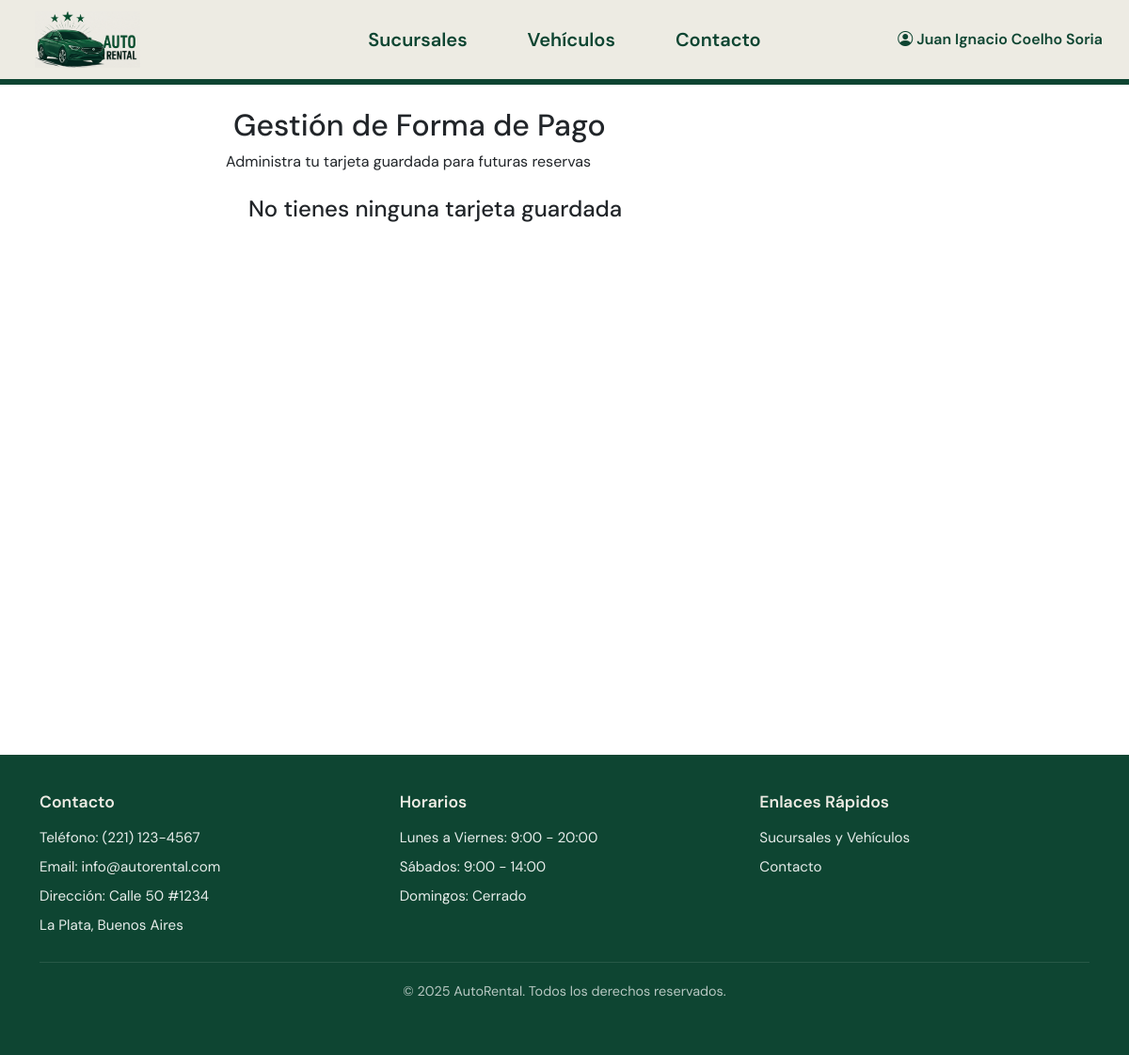
The page /usuarios/forma-pago/ (signed in) on the database as committed earlier.
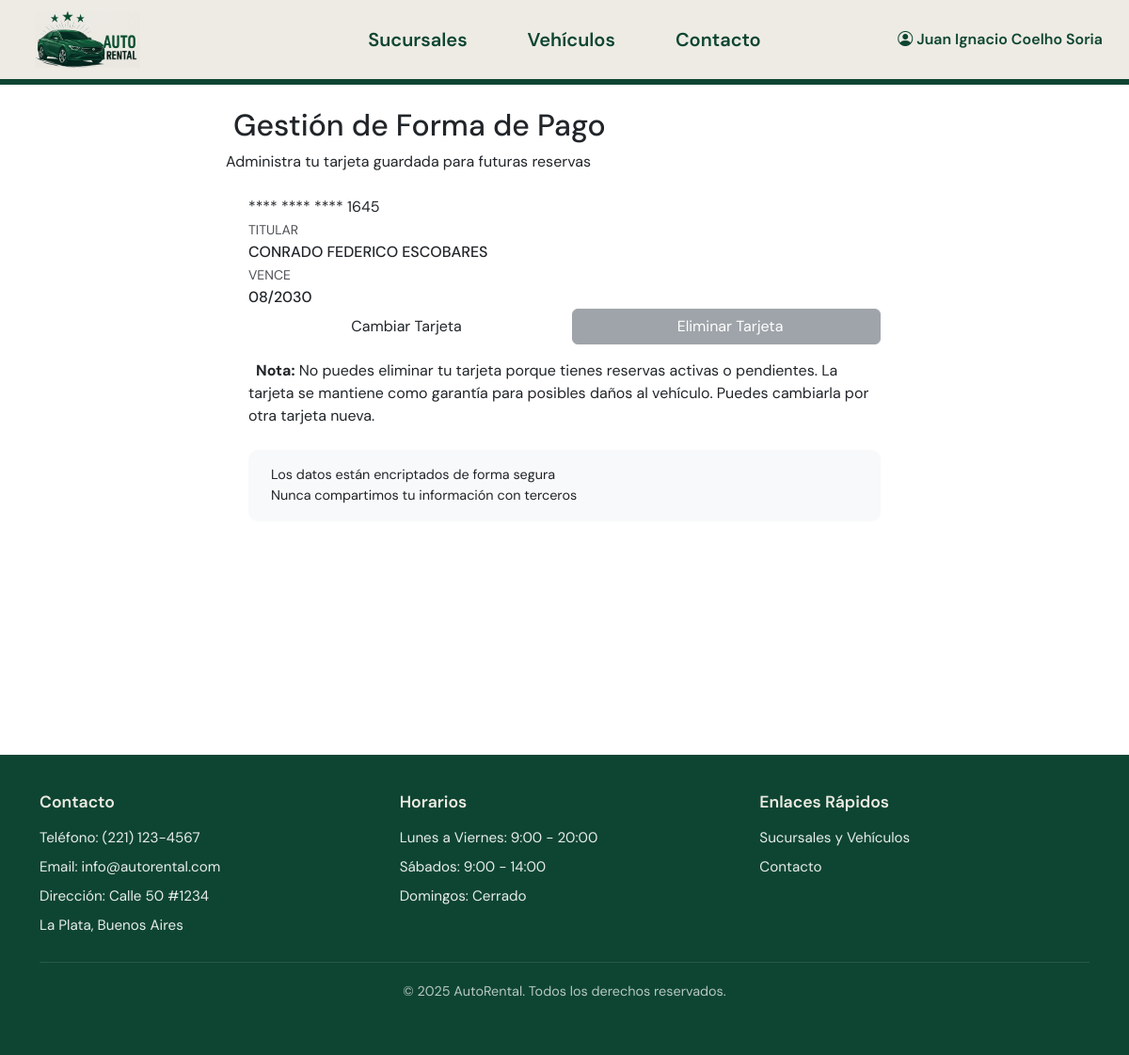
The same page on the database as committed later.
### usuarios/models.py (models this page shows, shortened)
class TarjetaGuardada(models.Model):
    usuario = models.OneToOneField(
        Usuario,
        on_delete=models.CASCADE,
        related_name='tarjeta_guardada'
    )
    nombre_titular = models.CharField(max_length=100)
    ultimos_4_digitos = models.CharField(max_length=4)
    mes_vencimiento = models.PositiveIntegerField()
    ano_vencimiento = models.PositiveIntegerField()
    fecha_creacion = models.DateTimeField(auto_now_add=True)
    fecha_actualizacion = models.DateTimeField(auto_now=True)
    numero_encriptado = models.TextField()
    @property
    def esta_vencida(self):
        from datetime import date
        hoy = date.today()
        fecha_vencimiento = date(self.ano_vencimiento, self.mes_vencimiento, 1)
        return fecha_vencimiento < hoy.replace(day=1)
    class Meta:
        verbose_name = "Tarjeta Guardada"
        verbose_name_plural = "Tarjetas Guardadas"

### usuarios/views.py (the view, shortened to what this page needs)
# urls.py: path('forma-pago/', views.gestionar_forma_pago, name='gestionar_forma_pago'),
@login_required
def gestionar_forma_pago(request):
    tarjeta = None
    try:
        tarjeta = request.user.tarjeta_guardada
    except TarjetaGuardada.DoesNotExist:
        pass
    context = {
        'tarjeta': tarjeta,
        'tiene_reservas_activas': request.user.tiene_reservas_activas
    }
    return render(request, 'usuarios/gestionar_forma_pago.html', context)

### usuarios/models.py (called while the page is built)
    @property
    def tiene_reservas_activas(self):
        return self.reservas.filter(estado__in=['CONFIRMADA', 'PENDIENTE']).exists()

### usuarios/templates/usuarios/gestionar_forma_pago.html (shortened to what this page needs)
{% extends 'home/base.html' %}
{% load static %}
{% block content %}
<div class="payment-container">
    <div class="container">
        <div class="row justify-content-center">
            <div class="col-lg-8">
                <div class="payment-card">
                    <div class="payment-header">
                        <h2>Gestión de Forma de Pago</h2>
                        <p class="mb-0">Administra tu tarjeta guardada para futuras reservas</p>
                    </div>
                    <div class="p-4">
                        {% if tarjeta %}
                            <div class="credit-card">
                                <div class="card-number">
                                    **** **** **** {{ tarjeta.ultimos_4_digitos }}
                                </div>
                                <div class="card-info">
                                    <div>
                                        <small style="opacity: 0.8;">TITULAR</small>
                                        <div style="font-weight: 500;">{{ tarjeta.nombre_titular|upper }}</div>
                                    </div>
                                    <div>
                                        <small style="opacity: 0.8;">VENCE</small>
                                        <div style="font-weight: 500;">{{ tarjeta.mes_vencimiento|stringformat:"02d" }}/{{ tarjeta.ano_vencimiento }}</div>
                                    </div>
                                </div>
                            </div>
                            <div class="row g-3">
                                <div class="col-md-6">
                                    <a href="{% url 'agregar_tarjeta' %}" class="btn btn-primary-custom w-100">
                                        Cambiar Tarjeta
                                    </a>
                                </div>
                                <div class="col-md-6">
                                    {% if tiene_reservas_activas %}
                                        <button class="btn btn-secondary w-100" disabled title="No puedes eliminar tu tarjeta con reservas activas">
                                            Eliminar Tarjeta
                                        </button>
                                    {% endif %}
                                </div>
                            </div>
                            {% if tiene_reservas_activas %}
                                <div class="warning-box mt-3">
                                    <strong>Nota:</strong> No puedes eliminar tu tarjeta porque tienes reservas activas o pendientes.
                                    La tarjeta se mantiene como garantía para posibles daños al vehículo.
                                    Puedes cambiarla por otra tarjeta nueva.
                                </div>
                            {% endif %}
                            <div class="mt-4 p-3" style="background: #f8f9fa; border-radius: 10px;">
                                <ul class="list-unstyled mb-0" style="font-size: 0.9rem;">
                                    <li>Los datos están encriptados de forma segura</li>
                                    <li>Nunca compartimos tu información con terceros</li>
                                </ul>
                            </div>
                        {% else %}
                            <div class="no-card-container">
                                <h4>No tienes ninguna tarjeta guardada</h4>
                            </div>
                        {% endif %}
                    </div>
                </div>
            </div>
        </div>
    </div>
</div>
{% endblock %}

Rows that differ between the two databases and show on the page:
added TarjetaGuardada: ultimos_4_digitos "1645", nombre_titular "CONRADO FEDERICO ESCOBARES", mes_vencimiento "08", ano_vencimiento "2030"
Other text that changed with them:
text no longer shown: "No tienes ninguna tarjeta guardada"
text now shown: "**** **** **** TITULAR VENCE / Cambiar Tarjeta Eliminar Tarjeta Nota: No puedes eliminar tu tarjeta porque tienes reservas activas o pendientes. La tarjeta se mantiene como garantía para posibles daños al vehículo. Puedes cambiarla por otra tarjeta nueva. Los datos están encriptados de forma segura Nunca compartimos tu información con terceros"
